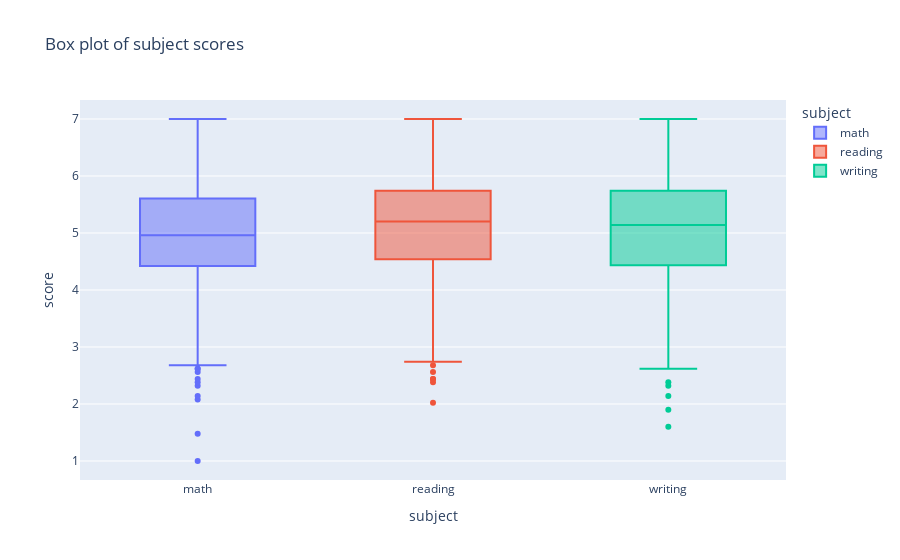

The code cell stored with this chart in its notebook:
### Markdown cell above
**Gráfico de Caja:**

### Code cell
fig_boxplot = px.box(
    df_melted,
    y='score',
    x='subject',
    title='Box plot of subject scores',
    color='subject'
)

fig_boxplot.update_traces(showlegend=True)
fig_boxplot.show()

### Figure 1 — Plotly figure (JSON) as saved in the notebook; plotly's stock layout.template omitted (floating-point values rounded to 4 significant figures; data arrays with more than 128 entries replaced by an {"elided": "..."} marker saying what was removed)
{"data": [{"alignmentgroup": "True", "hovertemplate": "subject=%{x}<br>score=%{y}<extra></extra>", "legendgroup": "math", "marker": {"color": "#636efa"}, "name": "math", "notched": false, "offsetgroup": "math", "orientation": "v", "showlegend": true, "type": "box", "x": {"elided": "875 str values"}, "x0": " ", "xaxis": "x", "y": {"elided": "875 float values"}, "y0": " ", "yaxis": "y"}, {"alignmentgroup": "True", "hovertemplate": "subject=%{x}<br>score=%{y}<extra></extra>", "legendgroup": "reading", "marker": {"color": "#EF553B"}, "name": "reading", "notched": false, "offsetgroup": "reading", "orientation": "v", "showlegend": true, "type": "box", "x": {"elided": "875 str values"}, "x0": " ", "xaxis": "x", "y": {"elided": "875 float values"}, "y0": " ", "yaxis": "y"}, {"alignmentgroup": "True", "hovertemplate": "subject=%{x}<br>score=%{y}<extra></extra>", "legendgroup": "writing", "marker": {"color": "#00cc96"}, "name": "writing", "notched": false, "offsetgroup": "writing", "orientation": "v", "showlegend": true, "type": "box", "x": {"elided": "875 str values"}, "x0": " ", "xaxis": "x", "y": {"elided": "875 float values"}, "y0": " ", "yaxis": "y"}], "layout": {"boxmode": "overlay", "legend": {"title": {"text": "subject"}, "tracegroupgap": 0}, "title": {"text": "Box plot of subject scores"}, "xaxis": {"anchor": "y", "categoryarray": ["math", "reading", "writing"], "categoryorder": "array", "domain": [0, 1], "title": {"text": "subject"}}, "yaxis": {"anchor": "x", "domain": [0, 1], "title": {"text": "score"}}}}
